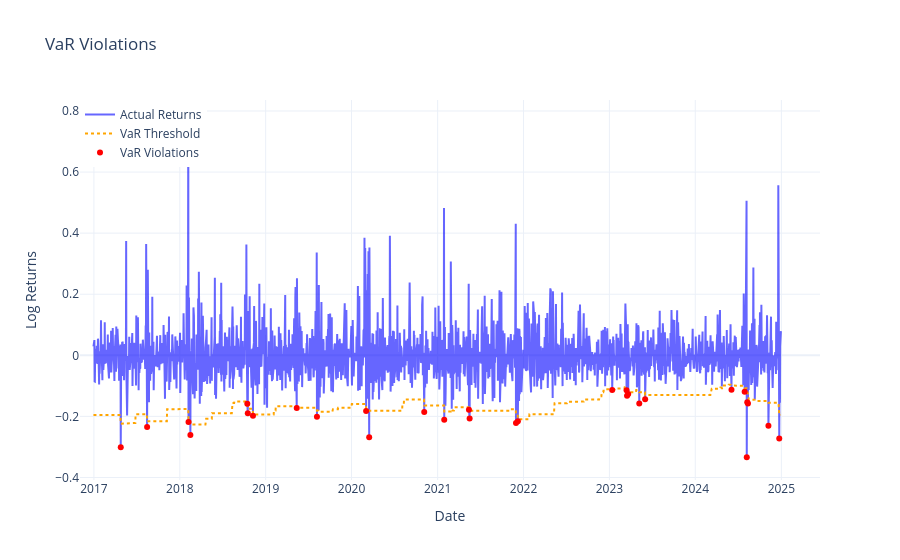

The notebook cell this image was saved under:
### Code cell
plots.plot_var_violations(vix_fbm_var, var_col='VaR_99', predicted_col='predicted_log_vol_diff')

### Figure 1 — Plotly figure (JSON) as saved in the notebook; plotly's stock layout.template omitted (floating-point values rounded to 4 significant figures; data arrays with more than 128 entries replaced by an {"elided": "..."} marker saying what was removed)
{"data": [{"line": {"color": "blue"}, "mode": "lines", "name": "Actual Returns", "opacity": 0.6, "type": "scatter", "x": {"elided": "2033 str values"}, "y": {"elided": "2033 float values"}}, {"line": {"color": "orange", "dash": "dot"}, "mode": "lines", "name": "VaR Threshold", "type": "scatter", "x": {"elided": "2033 str values"}, "y": {"elided": "2033 float values"}}, {"marker": {"color": "red", "size": 6, "symbol": "circle"}, "mode": "markers", "name": "VaR Violations", "type": "scatter", "x": ["2017-04-25T00:00:00", "2017-08-15T00:00:00", "2018-02-07T00:00:00", "2018-02-15T00:00:00", "2018-10-15T00:00:00", "2018-10-17T00:00:00", "2018-11-08T00:00:00", "2019-05-13T00:00:00", "2019-08-07T00:00:00", "2020-03-03T00:00:00", "2020-03-16T00:00:00", "2020-11-05T00:00:00", "2021-01-29T00:00:00", "2021-05-14T00:00:00", "2021-05-17T00:00:00", "2021-11-30T00:00:00", "2021-12-08T00:00:00", "2023-01-13T00:00:00", "2023-03-15T00:00:00", "2023-03-17T00:00:00", "2023-03-22T00:00:00", "2023-05-08T00:00:00", "2023-06-02T00:00:00", "2024-06-03T00:00:00", "2024-07-29T00:00:00", "2024-08-07T00:00:00", "2024-08-09T00:00:00", "2024-08-12T00:00:00", "2024-11-07T00:00:00", "2024-12-23T00:00:00"], "y": [-0.3014, -0.2344, -0.2187, -0.2611, -0.1588, -0.1899, -0.1981, -0.1725, -0.2011, -0.1823, -0.2681, -0.1858, -0.211, -0.1778, -0.2072, -0.2212, -0.2162, -0.1132, -0.1142, -0.1324, -0.1269, -0.1578, -0.1435, -0.1131, -0.1194, -0.3338, -0.1537, -0.1576, -0.2308, -0.2727]}], "layout": {"hovermode": "x unified", "legend": {"x": 0, "y": 1}, "title": {"text": "VaR Violations"}, "xaxis": {"title": {"text": "Date"}}, "yaxis": {"title": {"text": "Log Returns"}}}}
